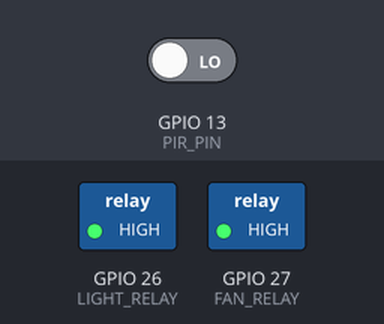
A sketch run on a simulated ESP32. Shown: switched loads named in the sketch (green lamp = pin HIGH). Inputs (shaded band) come from the test bench; at power-on: GPIO 13 (PIR_PIN) LOW. WiFi joins after 1.5 s; servers stay silent unless stated; no MQTT or app messages arrive unless stated.

Above: at 2.7 s.
2.8 s: GPIO 13 (PIR_PIN) driven HIGH
At 3.1 s:
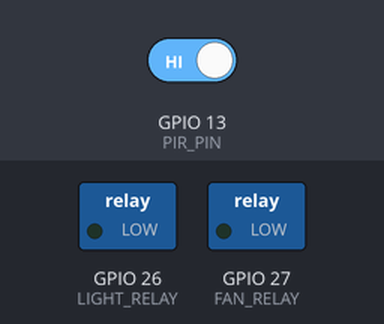
Timing chart, 0 to 5.8 s (numbered marks = the images above; inputs shaded):
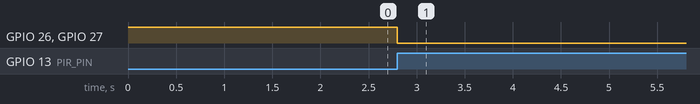

Measured:
- after the input at 2.8 s, GPIO 26 (LIGHT_RELAY), GPIO 27 (FAN_RELAY): HIGH → LOW at once

The sketch:

second_version.ino
```cpp
#include <WiFi.h>
#include <PubSubClient.h>

// WiFi
const char* ssid = "YOUR_WIFI";
const char* password = "YOUR_PASSWORD";

// MQTT Broker
const char* mqtt_server = "broker.hivemq.com";

WiFiClient espClient;
PubSubClient client(espClient);

// Pins
#define PIR_PIN 13
#define LIGHT_RELAY 26
#define FAN_RELAY 27

unsigned long lastMotionTime = 0;
unsigned long delayTime = 30000;

bool lightStatus = false;
bool fanStatus = false;

// Unique topic name (CHANGE this to something unique)
String baseTopic = "smartroom/natthanon123/";

void setup_wifi() {
  delay(10);
  WiFi.begin(ssid, password);

  while (WiFi.status() != WL_CONNECTED) {
    delay(500);
  }
}

void callback(char* topic, byte* payload, unsigned int length) {
  String message;

  for (int i = 0; i < length; i++) {
    message += (char)payload[i];
  }

  String topicStr = String(topic);

  if (topicStr == baseTopic + "light") {
    if (message == "ON") {
      digitalWrite(LIGHT_RELAY, LOW);
      lightStatus = true;
    } else {
      digitalWrite(LIGHT_RELAY, HIGH);
      lightStatus = false;
    }
  }

  if (topicStr == baseTopic + "fan") {
    if (message == "ON") {
      digitalWrite(FAN_RELAY, LOW);
      fanStatus = true;
    } else {
      digitalWrite(FAN_RELAY, HIGH);
      fanStatus = false;
    }
  }
}

void reconnect() {
  while (!client.connected()) {
    if (client.connect("ESP32_SmartRoom")) {
      client.subscribe((baseTopic + "light").c_str());
      client.subscribe((baseTopic + "fan").c_str());
    } else {
      delay(2000);
    }
  }
}

void setup() {
  pinMode(PIR_PIN, INPUT);
  pinMode(LIGHT_RELAY, OUTPUT);
  pinMode(FAN_RELAY, OUTPUT);

  digitalWrite(LIGHT_RELAY, HIGH);
  digitalWrite(FAN_RELAY, HIGH);

  setup_wifi();
  client.setServer(mqtt_server, 1883);
  client.setCallback(callback);
}

void loop() {

  if (!client.connected()) {
    reconnect();
  }
  client.loop();

  int motion = digitalRead(PIR_PIN);

  if (motion == HIGH) {
    digitalWrite(LIGHT_RELAY, LOW);
    digitalWrite(FAN_RELAY, LOW);
    lightStatus = true;
    fanStatus = true;
    lastMotionTime = millis();
  }

  if (lightStatus && (millis() - lastMotionTime > delayTime)) {
    digitalWrite(LIGHT_RELAY, HIGH);
    digitalWrite(FAN_RELAY, HIGH);
    lightStatus = false;
    fanStatus = false;
  }

  // Publish status every 2 seconds
  static unsigned long lastPublish = 0;
  if (millis() - lastPublish > 2000) {
    client.publish((baseTopic + "status/light").c_str(), lightStatus ? "ON" : "OFF");
    client.publish((baseTopic + "status/fan").c_str(), fanStatus ? "ON" : "OFF");
    client.publish((baseTopic + "status/pir").c_str(), motion ? "MOTION" : "NO_MOTION");
    lastPublish = millis();
  }
}
```
